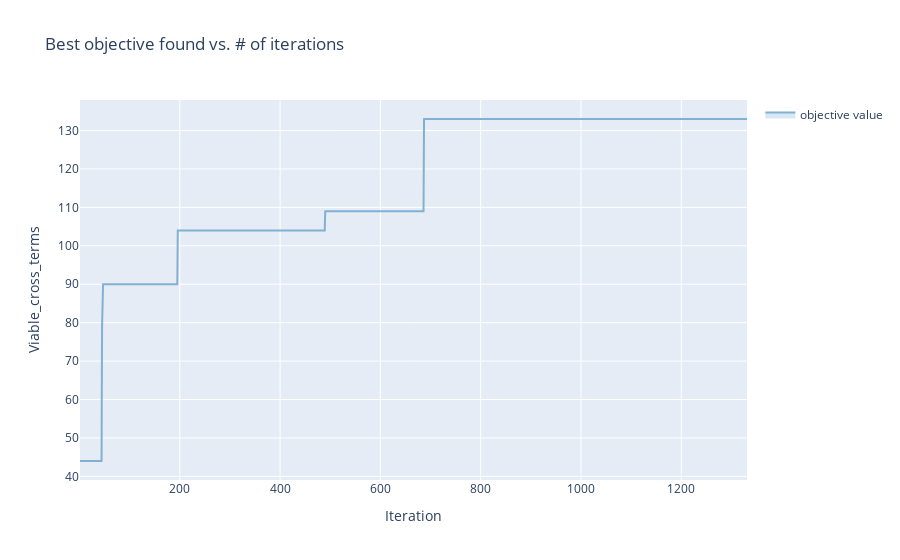

Write notebook code for a chart like this one.
### Code cell
render(Tag_client.get_optimization_trace())

### Figure 1 — Plotly figure (JSON) as saved in the notebook; plotly's stock layout.template omitted (floating-point values rounded to 4 significant figures; data arrays with more than 128 entries replaced by an {"elided": "..."} marker saying what was removed)
{"data": [{"hoverinfo": "none", "legendgroup": "", "line": {"width": 0}, "mode": "lines", "showlegend": false, "type": "scatter", "x": {"elided": "1331 int values"}, "y": {"elided": "1331 float values"}}, {"fill": "tonexty", "fillcolor": "rgba(128,177,211,0.3)", "legendgroup": "objective value", "line": {"color": "rgba(128,177,211,1)"}, "mode": "lines", "name": "objective value", "text": {"elided": "1331 str values"}, "type": "scatter", "x": {"elided": "1331 int values"}, "y": {"elided": "1331 float values"}}, {"fill": "tonexty", "fillcolor": "rgba(128,177,211,0.3)", "hoverinfo": "none", "legendgroup": "", "line": {"width": 0}, "mode": "lines", "showlegend": false, "type": "scatter", "x": {"elided": "1331 int values"}, "y": {"elided": "1331 float values"}}], "layout": {"showlegend": true, "title": {"text": "Best objective found vs. # of iterations"}, "xaxis": {"title": {"text": "Iteration"}}, "yaxis": {"title": {"text": "Viable_cross_terms"}}}}
